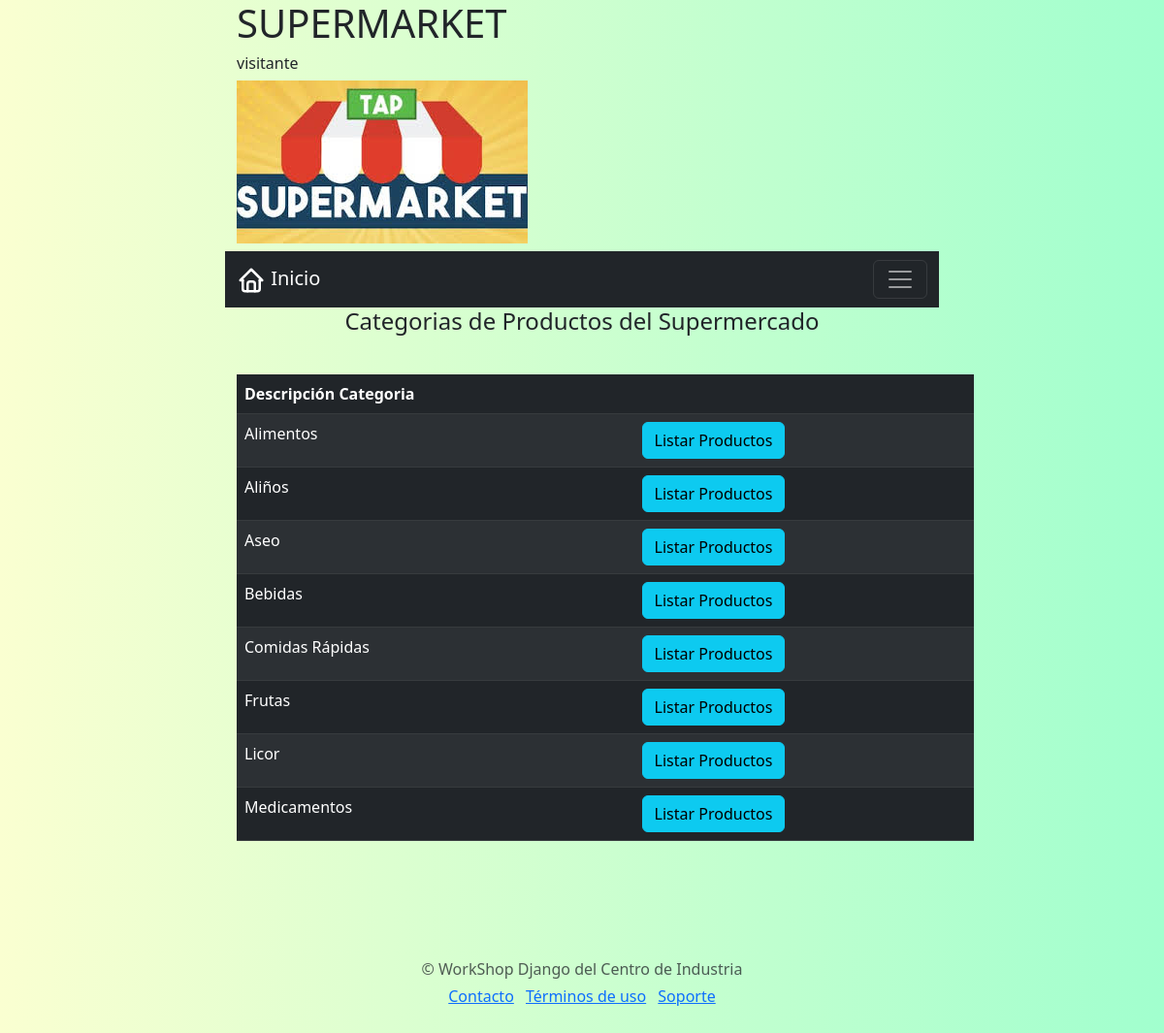
The page /productos/categorias/ on the database its author committed.
### appproductos/models.py (models this page shows, shortened)
class Categoria(models.Model):
    descripCategoria = models.CharField(max_length=100, null=False)
    class Meta:
        verbose_name = 'categoría'
        verbose_name_plural = 'categorías de productos'

### appproductos/views.py (the view)
# urls.py: path('categorias/', views.verCategorias, name='categorias'),
def verCategorias(request):
    listaCateg = Categoria.objects.all()
    context = {
        'categorias': listaCateg,
        'titulo': 'Categorias de Productos del Supermercado',
    }
    return render(request, 'productos/categorias.html', context)

### TEMPLATES/productos/categorias.html (shortened to what this page needs)
{% extends 'base.html' %}
{% block content %}
    <div class="mb-3 descripcion text-center">
        <h4>{{titulo}}</h4>
    </div>
    <div class="row">
        <table class="table table-striped table-striped m-4 table-dark" >
            <thead>
                <th>Descripción Categoria</th>
                <th></th>
            </thead>
            <tbody>
                {% for cat in categorias %}
                <tr>
                    <td>{{cat.descripCategoria}}</td>
                    <td><a href="{% url 'productos' cat.id %}" type="button" class="btn btn-info">Listar Productos</a></td>
                </tr>
                {% endfor %}
            </tbody>
        </table>
    </div>
{% endblock %}

### static/css/estilo.css (style rules this page uses)
body { background: #A1FFCE; background: -webkit-linear-gradient(to right, #FAFFD1, #A1FFCE); background: linear-gradient(to right, #FAFFD1, #A1FFCE); }

### rows shown on the page
Categoria: descripCategoria "Alimentos"
Categoria: descripCategoria "Aliños"
Categoria: descripCategoria "Aseo"
Categoria: descripCategoria "Bebidas"
Categoria: descripCategoria "Comidas Rápidas"
Categoria: descripCategoria "Frutas"
Categoria: descripCategoria "Licor"
Categoria: descripCategoria "Medicamentos"

### other values the page prints
{{ titulo }} "Categorias de Productos del Supermercado"
